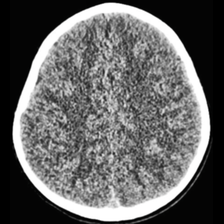
#> input picture Dataset/FINAL_dataset_GC_test-20260708T092101Z-3-001/FINAL_dataset_GC_test/test/no_tumor/no_tumor__10_2.png, 224 x 224 px, found by its file name; its folder holds only this picture in this run
$ jupyter execute FINAL_4_b_preprocessing_WN.ipynb   (shell and % lines are left out)
#> lines starting #> are read from the running program, lines starting #| are printed output that depends on the picture
# Preprocessing Wavelet Filter + Intensity Normalization

## 1. Instalasi & Import Library

[cell 1]
import os
import cv2
import numpy as np
import pandas as pd
import matplotlib.pyplot as plt
import pywt
import warnings
warnings.filterwarnings('ignore')

from skimage import img_as_float, img_as_ubyte
from scipy.signal import welch

## 2. Mount Google Drive & Konfigurasi Path

[cell 2]
from google.colab import drive
drive.mount('/content/drive')

[cell 3]
INPUT_BASE  = '/content/drive/MyDrive/Tugas Akhir/FINAL_dataset_roi_preprocessed_test'
OUTPUT_BASE = '/content/drive/MyDrive/Tugas Akhir/FINAL_WN_test'

DATASET_SPLITS = {
    'train' : {'no_tumor': f'{INPUT_BASE}/train/no_tumor',
               'tumor'   : f'{INPUT_BASE}/train/tumor'},
    'val'   : {'no_tumor': f'{INPUT_BASE}/val/no_tumor',
               'tumor'   : f'{INPUT_BASE}/val/tumor'},
    'test'  : {'no_tumor': f'{INPUT_BASE}/test/no_tumor',
               'tumor'   : f'{INPUT_BASE}/test/tumor'},
}

CLASSES      = ['no_tumor', 'tumor']
SAMPLE_COUNT = 10   # jumlah sampel per kelas per split untuk evaluasi metrik

for split in DATASET_SPLITS:
    for cls in CLASSES:
        os.makedirs(os.path.join(OUTPUT_BASE, split, cls), exist_ok=True)

## 3. Fungsi Helper

[cell 4]
def load_rgb(path: str) -> np.ndarray:
    """Load gambar sebagai RGB float [0, 1], shape (H, W, 3)."""
    img_bgr = cv2.imread(path, cv2.IMREAD_COLOR)
#> img_bgr is the input picture: shape (224, 224, 3); mean B, G, R 99.8, 99.9, 99.8
    if img_bgr is None:
        raise FileNotFoundError(f'Gambar tidak ditemukan: {path}')
    img_rgb = cv2.cvtColor(img_bgr, cv2.COLOR_BGR2RGB)
    return img_as_float(img_rgb)


def get_image_paths(folder: str, n: int = None) -> list:
    """Ambil daftar path gambar dari sebuah folder."""
    if not os.path.isdir(folder):
        return []
    exts  = ('.png', '.jpg', '.jpeg', '.bmp')
    paths = sorted([os.path.join(folder, f)
                    for f in os.listdir(folder)
                    if f.lower().endswith(exts)])
    return paths[:n] if n else paths


total = 0
for split, cls_map in DATASET_SPLITS.items():
    for cls, folder in cls_map.items():
        n = len(get_image_paths(folder))
        total += n
        if n == 0:
            print(f'[WARN] Folder kosong/tidak ada: {split}/{cls}')

print(f'Total dataset: {total} gambar')

## 4. Implementasi Wavelet Filter Adaptive Thresholding (Noise Reduction)
### Diadaptasi dari Pereira Neto & Barros (2025), *"Noise reduction in brain magnetic resonance imaging using adaptive wavelet thresholding based on linear prediction factor"*, Frontiers in Neuroscience.

[cell 5]
def estimate_sigma(detail_level: tuple) -> float:
    """Estimasi noise standard deviation memakai robust MAD estimator dari
    sub-band diagonal (HH) pada level dekomposisi terkasar (Donoho & Johnstone, 1994;
    Eq. 9 pada Pereira Neto & Barros, 2025)."""
    _, _, cD = detail_level          # (cH, cV, cD) -> ambil cD (diagonal/HH)
    return np.median(np.abs(cD)) / 0.6745


def adaptive_garrote_threshold(omega: np.ndarray, T: float) -> np.ndarray:
    """Fungsi threshold adaptif non-negative-garrote.
    Kontinu di T (menghindari pseudo-Gibbs seperti hard threshold) dan konvergen
    ke omega saat |omega| -> inf (menghindari bias seperti soft threshold) --
    properti ini sesuai deskripsi fungsi threshold baru pada
    Pereira Neto & Barros (2025, Eq. 20), dengan beta = 1 (lihat catatan di bawah)."""
    abs_omega = np.abs(omega)
    out = np.zeros_like(omega)
    mask = abs_omega >= T
    out[mask] = omega[mask] - (T ** 2) * np.sign(omega[mask]) / abs_omega[mask]
    return out


def apply_wavelet(
    img_float : np.ndarray,
    wavelet   : str = 'bior3.9',   # wavelet base sesuai Pereira Neto & Barros (2025)
    level     : int = 3,           # jumlah level dekomposisi sesuai paper acuan
) -> np.ndarray:
    """Wavelet adaptive-thresholding (Pereira Neto & Barros, 2025); RGB diproses per-channel independen."""
#> called with wavelet = 'bior3.9', level = 3
    if img_float.ndim == 2:
        return _apply_wavelet_2d(img_float, wavelet, level)

    channels = []
    for c in range(img_float.shape[2]):
        ch_denoised = _apply_wavelet_2d(img_float[:, :, c], wavelet, level)
        channels.append(ch_denoised)
#> this loop made 3 passes
#> sigma in _apply_wavelet_2d on passes 1 to 3: 0.00433, 0.00448, 0.00438
#> pass 1, in estimate_sigma, `_, _, cD = detail_level`:
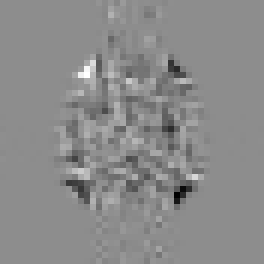
#> cD: shape (44, 44) float64 (shown 6 times larger); min -4.23, max 3.4, mean -0.0584; drawn with min black and max white
#> after the loop, channels = 3 items
    return np.stack(channels, axis=2)
#> the loop in apply_wavelet (call 2), `for c in range(img_float.shape[2]):` made 3 passes


def _apply_wavelet_2d(
    img_2d  : np.ndarray,
    wavelet : str = 'bior3.9',
    level   : int = 3,
) -> np.ndarray:
    """Adaptive wavelet thresholding untuk array 2D single-channel.

    Threshold dihitung otomatis per level dekomposisi j:
        T_j = sigma * sqrt(2 * log(N)) / sqrt(j)
    yaitu universal threshold (Donoho & Johnstone, 1994) yang diskalakan oleh
    sigma noise (estimasi MAD) dan level dekomposisi j -- mengikuti struktur
    threshold yang diusulkan pada Pereira Neto & Barros (2025, Eq. 13).

    CATATAN PENTING: pada paper acuan, threshold juga dikalikan faktor prediksi
    linear beta yang dihitung dari selisih citra ASLI (bersih) vs citra NOISY
    (dari eksperimen sintetis Gaussian noise). Karena pipeline ini tidak punya
    citra ground-truth/bersih (hanya satu citra MRI hasil akuisisi), beta
    di-set = 1 (netral). Jika ingin mereplikasi beta secara penuh, dibutuhkan
    pasangan citra bersih-noisy (mis. dari data sintetis), bukan data real MRI
    seperti pada dataset ini.
    """
    coeffs = pywt.wavedec2(img_2d, wavelet, level=level)
    sigma  = estimate_sigma(coeffs[1])   # sigma diestimasi dari level dekomposisi terkasar
    N      = img_2d.size
    n_levels = len(coeffs) - 1

    coeffs_thresh = [coeffs[0]]
    for i, detail in enumerate(coeffs[1:], start=1):
        j = n_levels - i + 1   # coeffs[1] = level terkasar (j=level) ... coeffs[-1] = level 1 (terhalus)
        T = sigma * np.sqrt(2 * np.log(N)) / np.sqrt(j)
        detail_thresh = tuple(adaptive_garrote_threshold(c, T) for c in detail)
        coeffs_thresh.append(detail_thresh)

    reconstructed = pywt.waverec2(coeffs_thresh, wavelet)
    h, w = img_2d.shape
    return np.clip(reconstructed[:h, :w], 0, 1)

## 5. Implementasi Intensity Normalization (Image Enhancement)

[cell 6]
def apply_intensity_normalization(
    img_float  : np.ndarray,
    norm_stats : dict = None,
) -> np.ndarray:
    """Z-score per-channel: (x-mean)/std, dari statistik train set (hindari leakage).
    norm_stats=None -> fallback min-max per-gambar (khusus evaluasi metrik)."""
    if norm_stats is None:
        img_out = np.empty_like(img_float)
        if img_float.ndim == 3:
            for c in range(img_float.shape[2]):
                ch = img_float[:, :, c]
                lo, hi = ch.min(), ch.max()
                img_out[:, :, c] = (ch - lo) / (hi - lo) if (hi - lo) > 1e-8 else ch.copy()
        else:
            lo, hi = img_float.min(), img_float.max()
            img_out = (img_float - lo) / (hi - lo) if (hi - lo) > 1e-8 else img_float.copy()
        return img_out

    mean = np.array(norm_stats['mean'], dtype=np.float64)
    std  = np.array(norm_stats['std'],  dtype=np.float64)
    std  = np.maximum(std, 1e-7)

    img_out = (img_float.astype(np.float64) - mean) / std
    return img_out.astype(np.float32)


# [58 lines left out: function compute_and_save_norm_stats, not called in this run]

## 6. Pipeline Final: Wavelet -> Intensity Normalization

[cell 7]
# [6 lines left out: function full_pipeline, not called in this run]

## 12. Batch Processing - Simpan Semua Gambar ke Disk

## 12a. Simpan Contoh Hasil - Before & After per Tahap

[cell 8]
import shutil

SAMPLE_PREPROC_DIR = os.path.join(OUTPUT_BASE, 'sample_preprocessing')
SAMPLE_N           = 5   # jumlah sampel before/after yang disimpan

def save_sample_png(img_float: np.ndarray, out_path: str) -> None:
    """Simpan array RGB float [0,1] ke PNG (clip dulu ke [0,1])."""
    clipped = np.clip(img_float, 0, 1)
    img_bgr = cv2.cvtColor(img_as_ubyte(clipped), cv2.COLOR_RGB2BGR)
    cv2.imwrite(out_path, img_bgr)

_sample_paths_candidate = (
    get_image_paths(DATASET_SPLITS['train']['tumor'],    n=SAMPLE_N)
    or get_image_paths(DATASET_SPLITS['train']['no_tumor'], n=SAMPLE_N)
)
sample_paths_12a = _sample_paths_candidate[:SAMPLE_N]

if not sample_paths_12a:
    print('[WARN] Tidak ada gambar di train/tumor maupun train/no_tumor.')
else:
    # Tahap 1: Wavelet Filter
    dir_wav_before = os.path.join(SAMPLE_PREPROC_DIR, 'wavelet', 'before')
    dir_wav_after  = os.path.join(SAMPLE_PREPROC_DIR, 'wavelet', 'after')
    os.makedirs(dir_wav_before, exist_ok=True)
    os.makedirs(dir_wav_after,  exist_ok=True)

    for idx, path in enumerate(sample_paths_12a):
        original = load_rgb(path)
        wavelet  = apply_wavelet(original)
        save_sample_png(original, os.path.join(dir_wav_before, f'before_{idx}.png'))
        save_sample_png(wavelet,  os.path.join(dir_wav_after,  f'after_{idx}.png'))

    # Tahap 2: Intensity Normalization (before=wavelet, after=hasil normalisasi)
    dir_norm_before = os.path.join(SAMPLE_PREPROC_DIR, 'intensity_norm', 'before')
    dir_norm_after  = os.path.join(SAMPLE_PREPROC_DIR, 'intensity_norm', 'after')
    os.makedirs(dir_norm_before, exist_ok=True)
    os.makedirs(dir_norm_after,  exist_ok=True)

    # Fallback JSON/min-max jika Sel 12b belum dijalankan (norm_stats_wavelet belum ada)
    _norm_stats_preview = None
    try:
        _norm_stats_preview = norm_stats_wavelet
    except NameError:
        import json as _json2
        _stats_path = os.path.join(OUTPUT_BASE, 'norm_stats_wavelet.json')
        if os.path.isfile(_stats_path):
            with open(_stats_path) as _f:
                _norm_stats_preview = _json2.load(_f)
        else:
            print('[WARN] norm_stats_wavelet belum tersedia -> fallback min-max per-gambar')

    for idx, path in enumerate(sample_paths_12a):
        original = load_rgb(path)
        wavelet  = apply_wavelet(original)
        normed   = apply_intensity_normalization(wavelet, _norm_stats_preview)
        save_sample_png(wavelet, os.path.join(dir_norm_before, f'before_{idx}.png'))
        save_sample_png(normed,  os.path.join(dir_norm_after,  f'after_{idx}.png'))

    print(f'Sample tersimpan di: {SAMPLE_PREPROC_DIR}')
